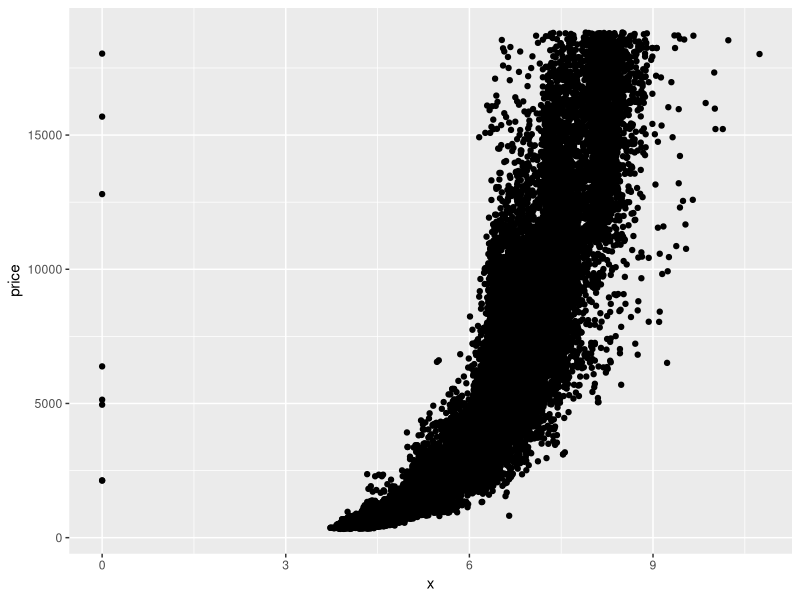
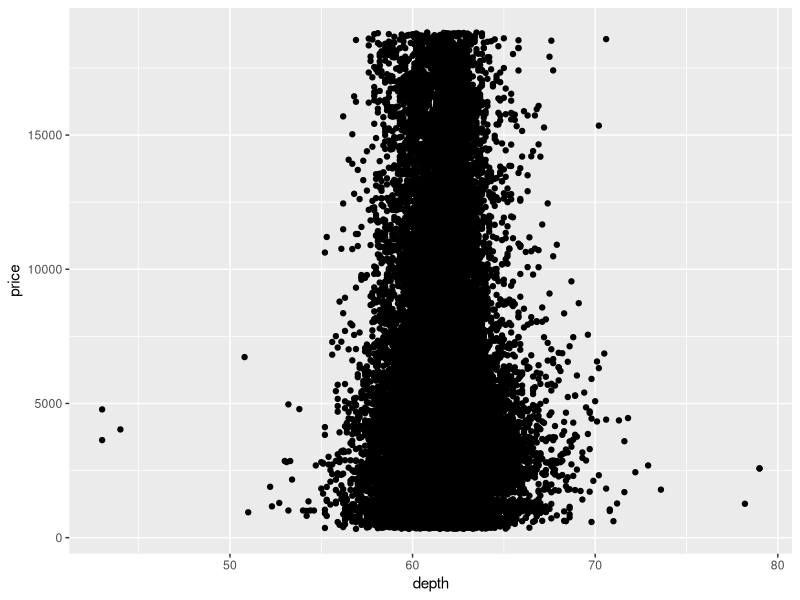
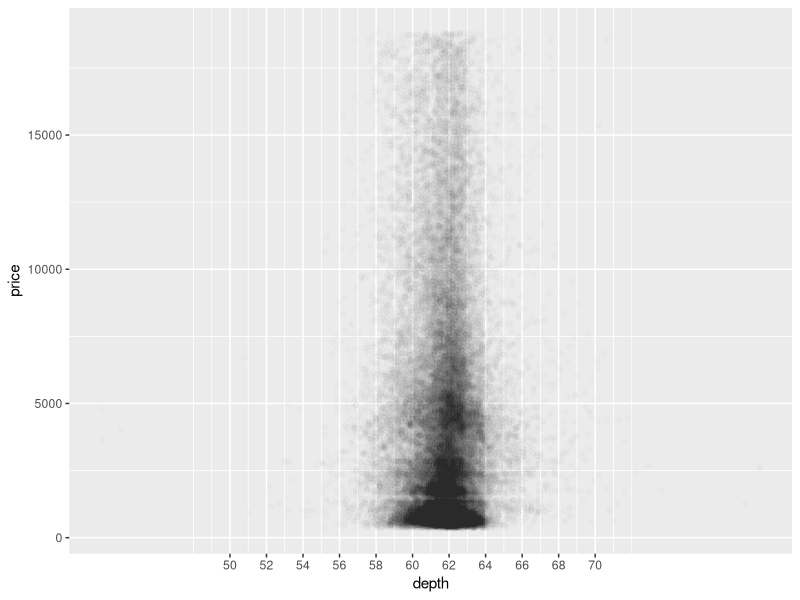
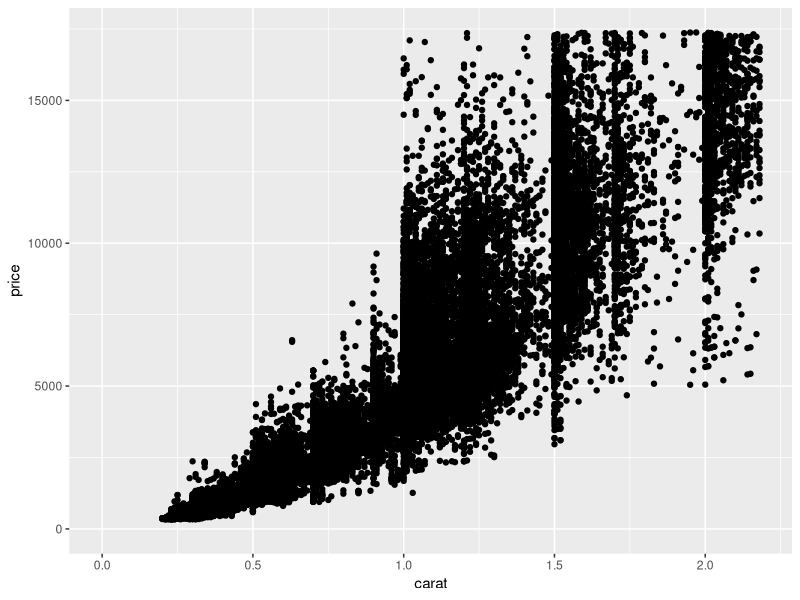

Here is the R script that generated these plots, in order: (Note: this script raises an error after producing the figures.)


library('ggplot2')

ggplot(aes(x = x, y = price), data = diamonds) + 
  geom_point()

?diamonds

cor.test(diamonds$price, diamonds$z)


ggplot(aes(x = depth, y = price), data = diamonds) + 
  geom_point()

ggplot(aes(x = depth, y = price), data = diamonds) + 
  geom_point(alpha = 1/100) + 
  scale_x_continuous(breaks = seq(50, 70, 2))

cor.test(diamonds$depth, diamonds$price)


# Create a scatterplot of price vs carat
# and omit the top 1% of price and carat
# values.
ggplot(aes(x = carat, y = price), data = diamonds) + 
  geom_point() + 
  xlim(0, quantile(diamonds$carat, 0.99)) + 
  ylim(0, quantile(diamonds$price, 0.99))


# Create a scatterplot of price vs. volume (x * y * z).
# This is a very rough approximation for a diamond's volume.
# Create a new variable for volume in the diamonds data frame.
# This will be useful in a later exercise.
# Don't make any adjustments to the plot just yet.
diamonds$volume <- ggplot(aes(x = volume, y = price), data = diamonds)

ggplot(aes(x = x * y * z, y = price), data = diamonds) + 
  geom_point()


# What's the correlation between price and volume?
# Exclude diamonds that have a volume of 0 or that are greater than or equal to 800
diamonds$volume <- diamonds$x * diamonds$y * diamonds$z
omitted = subset(diamonds, volume < 800)
omitted <- subset(diamonds, volume != 0 & volume < 800)
cor.test(x = omitted$volume, y = omitted$price, data = omitted)


# Subset the data to exclude diamonds with a volume
# greater than or equal to 800. Also, exclude diamonds
# with a volume of 0. Adjust the transparency of the
# points and add a linear model to the plot. (See the
# Instructor Notes or look up the documentation of
# geom_smooth() for more details about smoothers.)

ggplot(aes(x = volume, y = price), data = omitted) + 
  geom_line() + 
  geom_smooth()


# Use the function dplyr package
# to create a new data frame containing
# info on diamonds by clarity.

# Name the data frame diamondsByClarity

# The data frame should contain the following
# variables in this order.

#       (1) mean_price
#       (2) median_price
#       (3) min_price
#       (4) max_price
#       (5) n

# where n is the number of diamonds in each
# level of clarity.
library(dplyr)

diamondsByClarity <- diamonds %>%
  group_by(clarity) %>%
  summarise(mean_price = mean(price),
            median_price = median(price),
            min_price = min(price),
            max_price = max(price),
            n = n())

# We’ve created summary data frames with the mean price
# by clarity and color. You can run the code in R to
# verify what data is in the variables diamonds_mp_by_clarity
# and diamonds_mp_by_color.

# Your task is to write additional code to create two bar plots
# on one output image using the grid.arrange() function from the package
# gridExtra.
diamonds_by_clarity <- group_by(diamonds, clarity)
diamonds_mp_by_clarity <- summarise(diamonds_by_clarity, mean_price = mean(price))

diamonds_by_color <- group_by(diamonds, color)
diamonds_mp_by_color <- summarise(diamonds_by_color, mean_price = mean(price))



  

